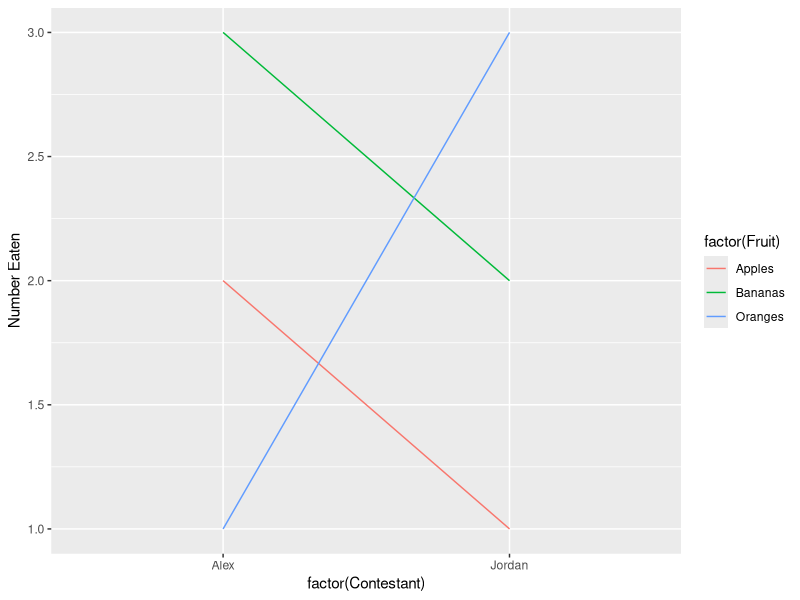

Recreate this plot in R.
library(tibble)
library(ggplot2)

df <- tribble(
  ~Contestant, ~Fruit, ~"Number Eaten",
  "Alex", "Apples", 2,
  "Alex", "Oranges", 1,
  "Alex", "Bananas", 3,
  "Jordan", "Apples", 1,
  "Jordan", "Oranges", 3,
  "Jordan", "Bananas", 2
)

ggplot(df, aes(x = factor(Contestant), y = `Number Eaten`, color = factor(Fruit))) +
  geom_line(aes(group = factor(Fruit)))
